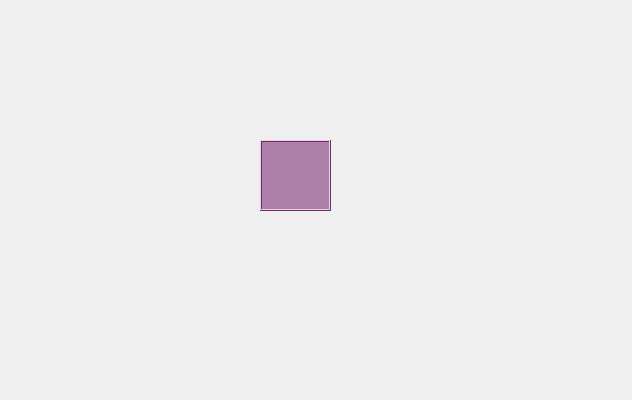
<?xml version="1.0" encoding="UTF-8"?>
<ui version="4.0">
 <class>Dialog</class>
 <widget class="QDialog" name="Dialog">
  <property name="geometry">
   <rect>
    <x>0</x>
    <y>0</y>
    <width>632</width>
    <height>400</height>
   </rect>
  </property>
  <property name="windowTitle">
   <string>键盘事件测试</string>
  </property>
  <widget class="QLabel" name="label">
   <property name="geometry">
    <rect>
     <x>260</x>
     <y>140</y>
     <width>71</width>
     <height>71</height>
    </rect>
   </property>
   <property name="palette">
    <palette>
     <active>
      <colorrole role="WindowText">
       <brush brushstyle="SolidPattern">
        <color alpha="255">
         <red>0</red>
         <green>0</green>
         <blue>0</blue>
        </color>
       </brush>
      </colorrole>
      <colorrole role="Button">
       <brush brushstyle="SolidPattern">
        <color alpha="255">
         <red>173</red>
         <green>127</green>
         <blue>168</blue>
        </color>
       </brush>
      </colorrole>
      <colorrole role="Light">
       <brush brushstyle="SolidPattern">
        <color alpha="255">
         <red>255</red>
         <green>192</green>
         <blue>249</blue>
        </color>
       </brush>
      </colorrole>
      <colorrole role="Midlight">
       <brush brushstyle="SolidPattern">
        <color alpha="255">
         <red>214</red>
         <green>159</green>
         <blue>208</blue>
        </color>
       </brush>
      </colorrole>
      <colorrole role="Dark">
       <brush brushstyle="SolidPattern">
        <color alpha="255">
         <red>86</red>
         <green>63</green>
         <blue>84</blue>
        </color>
       </brush>
      </colorrole>
      <colorrole role="Mid">
       <brush brushstyle="SolidPattern">
        <color alpha="255">
         <red>115</red>
         <green>84</green>
         <blue>112</blue>
        </color>
       </brush>
      </colorrole>
      <colorrole role="Text">
       <brush brushstyle="SolidPattern">
        <color alpha="255">
         <red>0</red>
         <green>0</green>
         <blue>0</blue>
        </color>
       </brush>
      </colorrole>
      <colorrole role="BrightText">
       <brush brushstyle="SolidPattern">
        <color alpha="255">
         <red>255</red>
         <green>255</green>
         <blue>255</blue>
        </color>
       </brush>
      </colorrole>
      <colorrole role="ButtonText">
       <brush brushstyle="SolidPattern">
        <color alpha="255">
         <red>0</red>
         <green>0</green>
         <blue>0</blue>
        </color>
       </brush>
      </colorrole>
      <colorrole role="Base">
       <brush brushstyle="SolidPattern">
        <color alpha="255">
         <red>255</red>
         <green>255</green>
         <blue>255</blue>
        </color>
       </brush>
      </colorrole>
      <colorrole role="Window">
       <brush brushstyle="SolidPattern">
        <color alpha="255">
         <red>173</red>
         <green>127</green>
         <blue>168</blue>
        </color>
       </brush>
      </colorrole>
      <colorrole role="Shadow">
       <brush brushstyle="SolidPattern">
        <color alpha="255">
         <red>0</red>
         <green>0</green>
         <blue>0</blue>
        </color>
       </brush>
      </colorrole>
      <colorrole role="AlternateBase">
       <brush brushstyle="SolidPattern">
        <color alpha="255">
         <red>214</red>
         <green>191</green>
         <blue>211</blue>
        </color>
       </brush>
      </colorrole>
      <colorrole role="ToolTipBase">
       <brush brushstyle="SolidPattern">
        <color alpha="255">
         <red>255</red>
         <green>255</green>
         <blue>220</blue>
        </color>
       </brush>
      </colorrole>
      <colorrole role="ToolTipText">
       <brush brushstyle="SolidPattern">
        <color alpha="255">
         <red>0</red>
         <green>0</green>
         <blue>0</blue>
        </color>
       </brush>
      </colorrole>
      <colorrole role="PlaceholderText">
       <brush brushstyle="SolidPattern">
        <color alpha="128">
         <red>0</red>
         <green>0</green>
         <blue>0</blue>
        </color>
       </brush>
      </colorrole>
     </active>
     <inactive>
      <colorrole role="WindowText">
       <brush brushstyle="SolidPattern">
        <color alpha="255">
         <red>0</red>
         <green>0</green>
         <blue>0</blue>
        </color>
       </brush>
      </colorrole>
      <colorrole role="Button">
       <brush brushstyle="SolidPattern">
        <color alpha="255">
         <red>173</red>
         <green>127</green>
         <blue>168</blue>
        </color>
       </brush>
      </colorrole>
      <colorrole role="Light">
       <brush brushstyle="SolidPattern">
        <color alpha="255">
         <red>255</red>
         <green>192</green>
         <blue>249</blue>
        </color>
       </brush>
      </colorrole>
      <colorrole role="Midlight">
       <brush brushstyle="SolidPattern">
        <color alpha="255">
         <red>214</red>
         <green>159</green>
         <blue>208</blue>
        </color>
       </brush>
      </colorrole>
      <colorrole role="Dark">
       <brush brushstyle="SolidPattern">
        <color alpha="255">
         <red>86</red>
         <green>63</green>
         <blue>84</blue>
        </color>
       </brush>
      </colorrole>
      <colorrole role="Mid">
       <brush brushstyle="SolidPattern">
        <color alpha="255">
         <red>115</red>
         <green>84</green>
         <blue>112</blue>
        </color>
       </brush>
      </colorrole>
      <colorrole role="Text">
       <brush brushstyle="SolidPattern">
        <color alpha="255">
         <red>0</red>
         <green>0</green>
         <blue>0</blue>
        </color>
       </brush>
      </colorrole>
      <colorrole role="BrightText">
       <brush brushstyle="SolidPattern">
        <color alpha="255">
         <red>255</red>
         <green>255</green>
         <blue>255</blue>
        </color>
       </brush>
      </colorrole>
      <colorrole role="ButtonText">
       <brush brushstyle="SolidPattern">
        <color alpha="255">
         <red>0</red>
         <green>0</green>
         <blue>0</blue>
        </color>
       </brush>
      </colorrole>
      <colorrole role="Base">
       <brush brushstyle="SolidPattern">
        <color alpha="255">
         <red>255</red>
         <green>255</green>
         <blue>255</blue>
        </color>
       </brush>
      </colorrole>
      <colorrole role="Window">
       <brush brushstyle="SolidPattern">
        <color alpha="255">
         <red>173</red>
         <green>127</green>
         <blue>168</blue>
        </color>
       </brush>
      </colorrole>
      <colorrole role="Shadow">
       <brush brushstyle="SolidPattern">
        <color alpha="255">
         <red>0</red>
         <green>0</green>
         <blue>0</blue>
        </color>
       </brush>
      </colorrole>
      <colorrole role="AlternateBase">
       <brush brushstyle="SolidPattern">
        <color alpha="255">
         <red>214</red>
         <green>191</green>
         <blue>211</blue>
        </color>
       </brush>
      </colorrole>
      <colorrole role="ToolTipBase">
       <brush brushstyle="SolidPattern">
        <color alpha="255">
         <red>255</red>
         <green>255</green>
         <blue>220</blue>
        </color>
       </brush>
      </colorrole>
      <colorrole role="ToolTipText">
       <brush brushstyle="SolidPattern">
        <color alpha="255">
         <red>0</red>
         <green>0</green>
         <blue>0</blue>
        </color>
       </brush>
      </colorrole>
      <colorrole role="PlaceholderText">
       <brush brushstyle="SolidPattern">
        <color alpha="128">
         <red>0</red>
         <green>0</green>
         <blue>0</blue>
        </color>
       </brush>
      </colorrole>
     </inactive>
     <disabled>
      <colorrole role="WindowText">
       <brush brushstyle="SolidPattern">
        <color alpha="255">
         <red>86</red>
         <green>63</green>
         <blue>84</blue>
        </color>
       </brush>
      </colorrole>
      <colorrole role="Button">
       <brush brushstyle="SolidPattern">
        <color alpha="255">
         <red>173</red>
         <green>127</green>
         <blue>168</blue>
        </color>
       </brush>
      </colorrole>
      <colorrole role="Light">
       <brush brushstyle="SolidPattern">
        <color alpha="255">
         <red>255</red>
         <green>192</green>
         <blue>249</blue>
        </color>
       </brush>
      </colorrole>
      <colorrole role="Midlight">
       <brush brushstyle="SolidPattern">
        <color alpha="255">
         <red>214</red>
         <green>159</green>
         <blue>208</blue>
        </color>
       </brush>
      </colorrole>
      <colorrole role="Dark">
       <brush brushstyle="SolidPattern">
        <color alpha="255">
         <red>86</red>
         <green>63</green>
         <blue>84</blue>
        </color>
       </brush>
      </colorrole>
      <colorrole role="Mid">
       <brush brushstyle="SolidPattern">
        <color alpha="255">
         <red>115</red>
         <green>84</green>
         <blue>112</blue>
        </color>
       </brush>
      </colorrole>
      <colorrole role="Text">
       <brush brushstyle="SolidPattern">
        <color alpha="255">
         <red>86</red>
         <green>63</green>
         <blue>84</blue>
        </color>
       </brush>
      </colorrole>
      <colorrole role="BrightText">
       <brush brushstyle="SolidPattern">
        <color alpha="255">
         <red>255</red>
         <green>255</green>
         <blue>255</blue>
        </color>
       </brush>
      </colorrole>
      <colorrole role="ButtonText">
       <brush brushstyle="SolidPattern">
        <color alpha="255">
         <red>86</red>
         <green>63</green>
         <blue>84</blue>
        </color>
       </brush>
      </colorrole>
      <colorrole role="Base">
       <brush brushstyle="SolidPattern">
        <color alpha="255">
         <red>173</red>
         <green>127</green>
         <blue>168</blue>
        </color>
       </brush>
      </colorrole>
      <colorrole role="Window">
       <brush brushstyle="SolidPattern">
        <color alpha="255">
         <red>173</red>
         <green>127</green>
         <blue>168</blue>
        </color>
       </brush>
      </colorrole>
      <colorrole role="Shadow">
       <brush brushstyle="SolidPattern">
        <color alpha="255">
         <red>0</red>
         <green>0</green>
         <blue>0</blue>
        </color>
       </brush>
      </colorrole>
      <colorrole role="AlternateBase">
       <brush brushstyle="SolidPattern">
        <color alpha="255">
         <red>173</red>
         <green>127</green>
         <blue>168</blue>
        </color>
       </brush>
      </colorrole>
      <colorrole role="ToolTipBase">
       <brush brushstyle="SolidPattern">
        <color alpha="255">
         <red>255</red>
         <green>255</green>
         <blue>220</blue>
        </color>
       </brush>
      </colorrole>
      <colorrole role="ToolTipText">
       <brush brushstyle="SolidPattern">
        <color alpha="255">
         <red>0</red>
         <green>0</green>
         <blue>0</blue>
        </color>
       </brush>
      </colorrole>
      <colorrole role="PlaceholderText">
       <brush brushstyle="SolidPattern">
        <color alpha="128">
         <red>0</red>
         <green>0</green>
         <blue>0</blue>
        </color>
       </brush>
      </colorrole>
     </disabled>
    </palette>
   </property>
   <property name="autoFillBackground">
    <bool>true</bool>
   </property>
   <property name="frameShape">
    <enum>QFrame::Box</enum>
   </property>
   <property name="frameShadow">
    <enum>QFrame::Raised</enum>
   </property>
   <property name="text">
    <string/>
   </property>
  </widget>
 </widget>
 <resources/>
 <connections/>
</ui>
